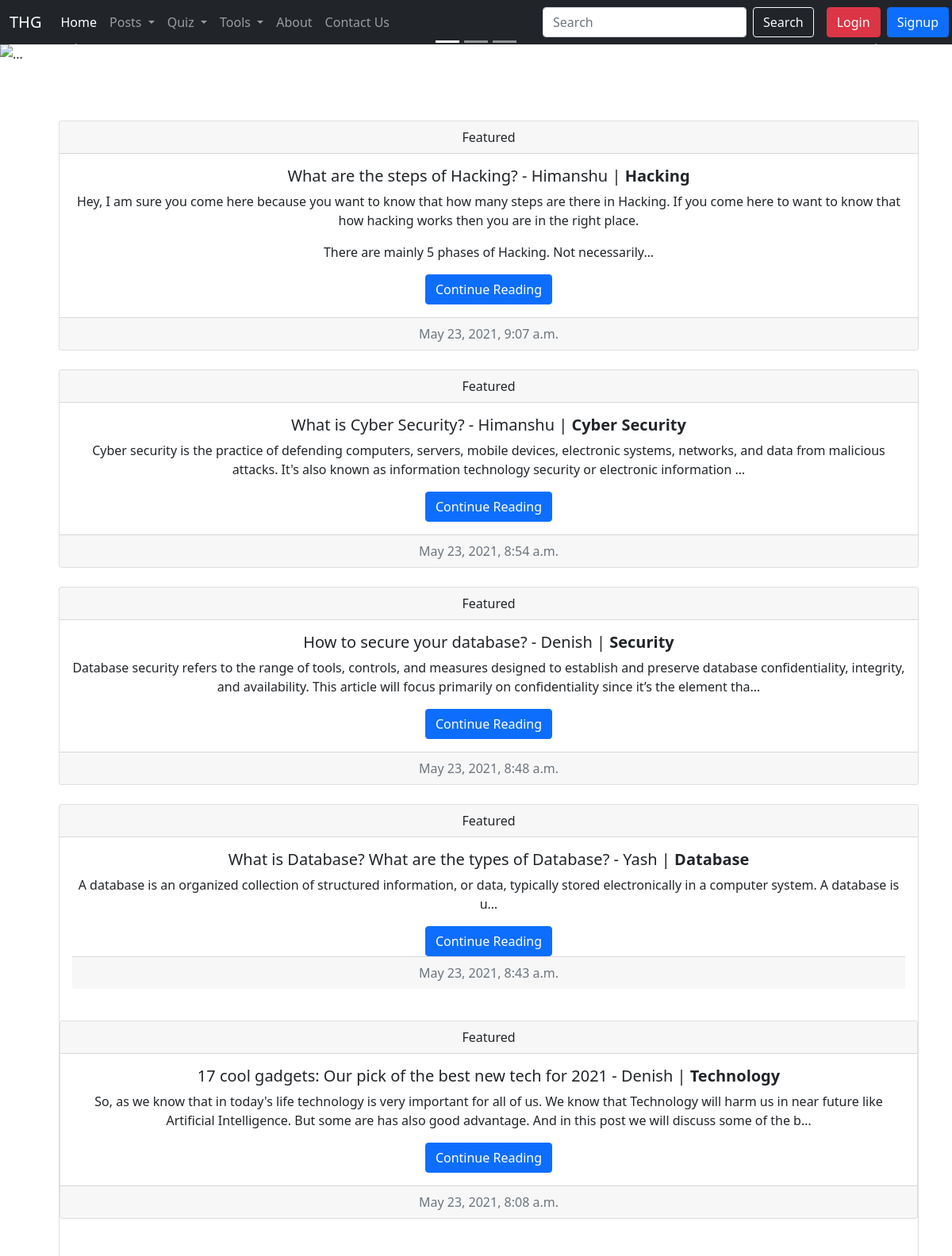
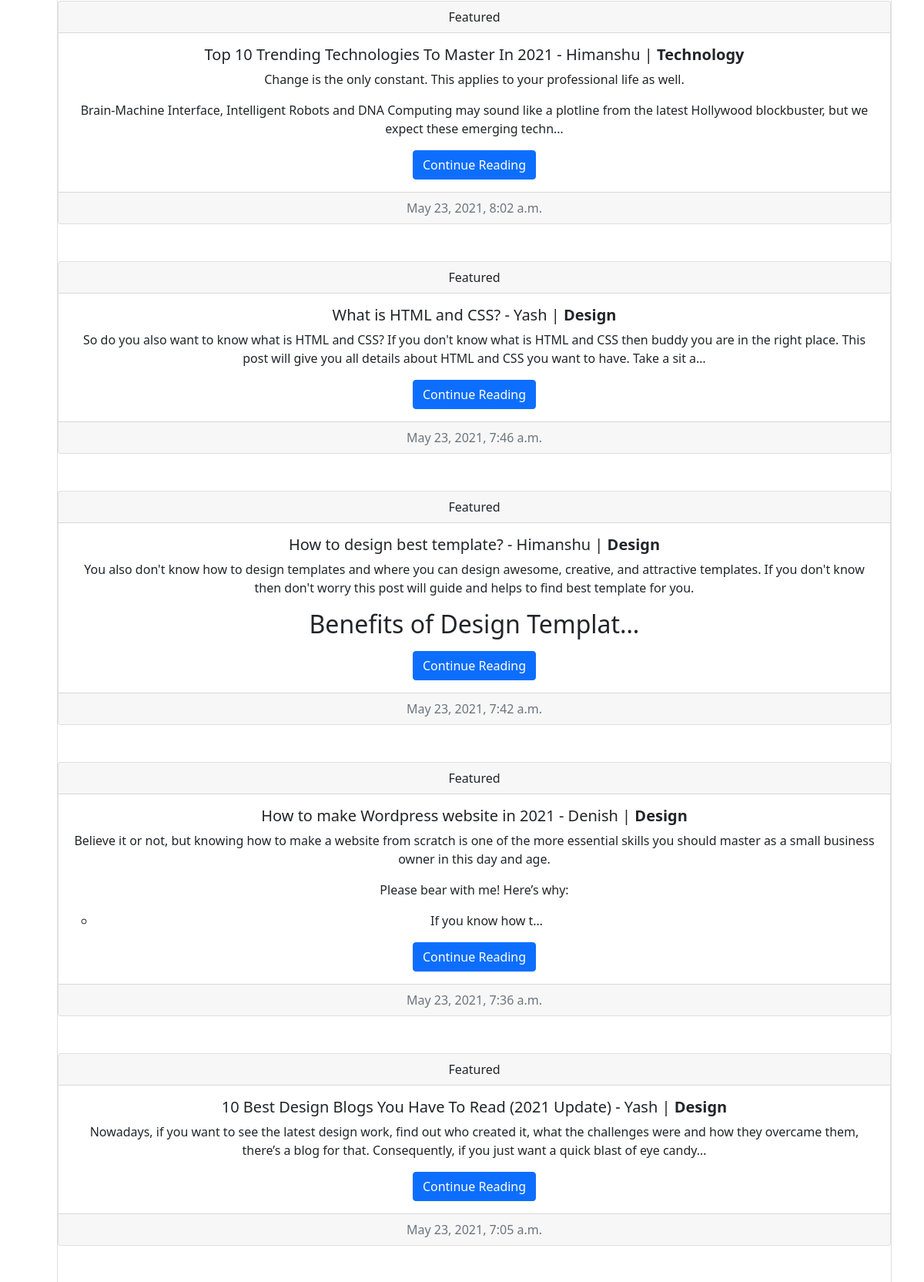
The page / (upper part) on the database its author committed (2 pictures, top to bottom).
### THG/models.py (models this page shows, shortened)
class Post(models.Model):
    title = models.CharField(max_length=200, unique=True)
    slug = models.SlugField(max_length=200, unique=True)
    category = models.CharField(max_length=50, default="")
    author = models.ForeignKey(User, on_delete= models.CASCADE,related_name='blog_posts')
    updated_on = models.DateTimeField(auto_now= True)
    content = models.TextField()
    created_on = models.DateTimeField(auto_now_add=True)
    status = models.IntegerField(choices=STATUS, default=0)
    class Meta:
        ordering = ['-created_on']

### THG/views.py (the view)
# urls.py: path('', views.HomeView.as_view(), name='home'),
class HomeView(ListView):
    model = Post
    template_name = 'index.html'

### THG/templates/index.html (shortened to what this page needs)
{% extends 'base.html' %}
{% block homeactive %} active {% endblock homeactive %}
{% block body %}
<div id="carouselExampleCaptions" class="carousel slide carousel-fade" data-bs-ride="carousel">
  <div class="carousel-indicators">
    <button type="button" data-bs-target="#carouselExampleCaptions" data-bs-slide-to="0" class="active"
      aria-current="true" aria-label="Slide 1"></button>
    <button type="button" data-bs-target="#carouselExampleCaptions" data-bs-slide-to="1" aria-label="Slide 2"></button>
    <button type="button" data-bs-target="#carouselExampleCaptions" data-bs-slide-to="2" aria-label="Slide 3"></button>
  </div>
  <div class="carousel-inner">
    <div class="carousel-item active">
      <img src="https://source.unsplash.com/1800x500/?technology" class="d-block w-100" alt="...">
      <div class="carousel-caption d-none d-md-block">
      </div>
    </div>
  </div>
  <button class="carousel-control-prev" type="button" data-bs-target="#carouselExampleCaptions" data-bs-slide="prev">
    <span class="carousel-control-prev-icon" aria-hidden="true"></span>
  </button>
  <button class="carousel-control-next" type="button" data-bs-target="#carouselExampleCaptions" data-bs-slide="next">
    <span class="carousel-control-next-icon" aria-hidden="true"></span>
  </button>
</div>
<br><br>
<div class="container row-md-3">
  <ul>
    {% for post in object_list %}
    <div class="card text-center my-4">
      <div class="card-header">
        Featured
      </div>
      <div class="card-body">
        <h5 class="card-title">{{ post.title }}</a> - {{ post.author }} | <b>{{ post.category }}</b></h5>
        <p class="card-text mb-auto"><div class="preview">{{post.content|safe| truncatechars:250}}</div></p>
        <a href="{% url 'post_detail' post.slug %}" class="btn btn-primary">Continue Reading</a>
      </div>
      <div class="card-footer text-muted">
        {{ post.created_on }}
      </div>
    </div>
    {% endfor %}
</div>
{% endblock %}

### rows shown on the page
Post: title "What are the steps of Hacking?", author "Himanshu", category "Hacking", content "Hey, I am sure you come here because you want to know that how many steps are there in Hacking. If you come here to want to know that how hacking works then you are in the right place. There are mainly 5 phases of Hacking. Not necessarily…", created_on "May 23, 2021, 9:07 a.m."
Post: title "What is Cyber Security?", author "Himanshu", category "Cyber Security", content "Cyber security is the practice of defending computers, servers, mobile devices, electronic systems, networks, and data from malicious attacks. It's also known as information technology security or electronic information …", created_on "May 23, 2021, 8:54 a.m."
Post: title "How to secure your database?", author "Denish", category "Security", content "Database security refers to the range of tools, controls, and measures designed to establish and preserve database confidentiality, integrity, and availability. This article will focus primarily on confidentiality since it’s the element tha…", created_on "May 23, 2021, 8:48 a.m."
Post: title "What is Database? What are the types of Database?", author "Yash", category "Database", content "A database is an organized collection of structured information, or data, typically stored electronically in a computer system. A database is u…", created_on "May 23, 2021, 8:43 a.m."
Post: title "17 cool gadgets: Our pick of the best new tech for 2021", author "Denish", category "Technology", content "So, as we know that in today's life technology is very important for all of us. We know that Technology will harm us in near future like Artificial Intelligence. But some are has also good advantage. And in this post we will discuss some of the b…", created_on "May 23, 2021, 8:08 a.m."
Post: title "Top 10 Trending Technologies To Master In 2021", author "Himanshu", category "Technology", content "Change is the only constant. This applies to your professional life as well. Brain-Machine Interface, Intelligent Robots and DNA Computing may sound like a plotline from the latest Hollywood blockbuster, but we expect these emerging techn…", created_on "May 23, 2021, 8:02 a.m."
Post: title "What is HTML and CSS?", author "Yash", category "Design", content "So do you also want to know what is HTML and CSS? If you don't know what is HTML and CSS then buddy you are in the right place. This post will give you all details about HTML and CSS you want to have. Take a sit a…", created_on "May 23, 2021, 7:46 a.m."
Post: title "How to design best template?", author "Himanshu", category "Design", content "You also don't know how to design templates and where you can design awesome, creative, and attractive templates. If you don't know then don't worry this post will guide and helps to find best template for you. Benefits of Design Templat…", created_on "May 23, 2021, 7:42 a.m."
Post: title "How to make Wordpress website in 2021", author "Denish", category "Design", content "Believe it or not, but knowing how to make a website from scratch is one of the more essential skills you should master as a small business owner in this day and age. Please bear with me! Here’s why: If you know how t…", created_on "May 23, 2021, 7:36 a.m."
Post: title "10 Best Design Blogs You Have To Read (2021 Update)", author "Yash", category "Design", content "Nowadays, if you want to see the latest design work, find out who created it, what the challenges were and how they overcame them, there’s a blog for that. Consequently, if you just want a quick blast of eye candy…", created_on "May 23, 2021, 7:05 a.m."
